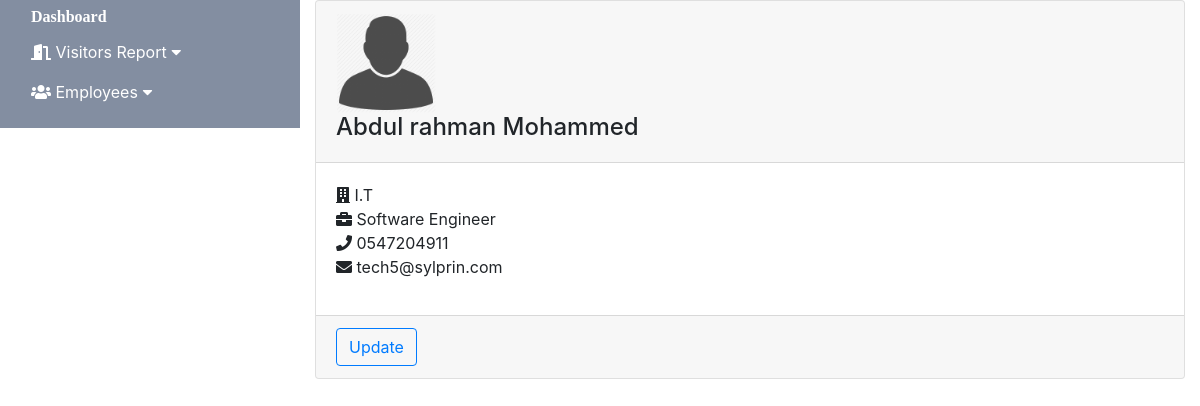
The page /logapp/employee/1 on the database its author committed.
### logapp/models.py (models this page shows, shortened)
class Employee(models.Model):
    first_name=models.CharField(max_length=50)
    last_name=models.CharField(max_length=50)
    picture=models.CharField(max_length=40)
    department=models.CharField(max_length=50)
    role=models.CharField(max_length=50)
    email=models.EmailField(max_length=80)
    phone=models.CharField(max_length=15)

### logapp/views.py (the view)
# urls.py: path('employee/<int:pk>',views.EmployeeDetailView.as_view(),name='employee_detail'),
class EmployeeDetailView(generic.DetailView):
    model=Employee
    template_name='logapp/employees/employee_detail.html'

### logapp/templates/logapp/employees/employee_detail.html
{% extends "base_generic.html" %}
{% block content %}
<div class="card">
        <div class="card-header">
            <div class="pic_l">{% load static %}
                <img  src="{% static 'img/pic.png' %}" />
            </div>
            <h4> {{ employee.first_name }}  {{ employee.last_name}}</h4>
        </div>
        <div class="card-body">
            <div class="row">
                        <div class="col">
                            <div class="row">
                                <ul class="list-unstyled col">
                                    <li><i class="fa fa-building"></i> {{ employee.department }}</li>
                                    <li><i class="fa fa-briefcase"></i> {{ employee.role }}</li>
                                    <li><i class="fa fa-phone"> </i> {{ employee.phone}} </li>
                                    <li><i class="fa fa-envelope"> </i> {{ employee.email}} </li>
                                </ul>
                            </div>
                        </div>
            </div>
        </div>
        <div class="card-footer">
            <a  class="btn btn-outline-primary" href="#" >Update</a>
        </div>
    </div>
{% endblock %}

### logapp/static/css/style.css (style rules this page uses)
.pic_l { width: 100px; height: 100px; overflow: hidden; }
.pic img, .pic_l img { object-fit: cover; width: 100%; height: 100%; }

### rows shown on the page
Employee: first_name "Abdul rahman", last_name "Mohammed", department "I.T", role "Software Engineer", phone "0547204911", email "tech5@sylprin.com"
